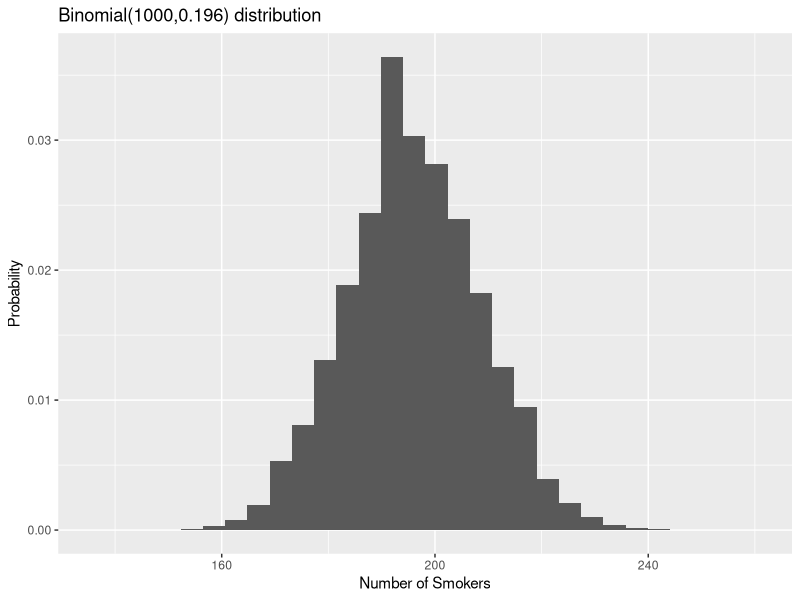

This figure's R source:
## ---- chunk 1

## ---- chunk 2
library(tidyverse)

## ---- chunk 3
set.seed(121372) #in order to reproduce random draw
# in R, what we called "n" is called size
# R's "n" is the number of experiments to run
rbinom(n=1,size=1000,prob=0.196)
## ---- chunk 4
rbinom(n=10,size=1000,prob=0.196)
## ---- chunk 5
binomdata = data.frame(X = rbinom(1000000, 1000, 0.196))
ggplot(binomdata, aes(x = X)) + 
  geom_histogram(aes(y = ..density..)) +
  labs(x = "Number of Smokers",
       y = "Probability",
       title = "Binomial(1000,0.196) distribution")
